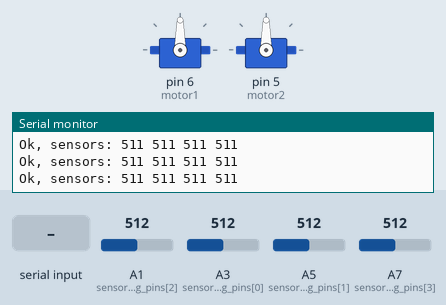
This sketch was run on a simulated Arduino Nano, built with avr-gcc and run on an emulated ATmega328P. Shown: 2 × servo, the last lines printed to the serial monitor. The test bench sets the inputs (shaded band); at power-on: A1 (sensor_analog_pins[2]) = 512, A3 (sensor_analog_pins[0]) = 512, A5 (sensor_analog_pins[1]) = 512, A7 (sensor_analog_pins[3]) = 512.

Above: at 1.2 s.
1.3 s: "ANGLES\n" received over Serial
At 1.7 s:
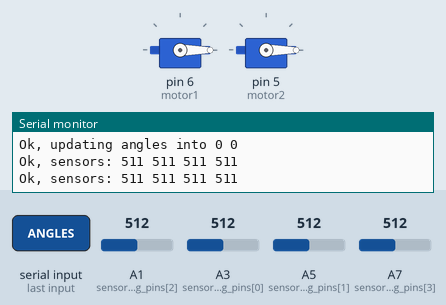
2.8 s: "REPORT\n" received over Serial
4.3 s: "90 45\n" received over Serial
5.8 s: "ANGLES\n" received over Serial
At 6.3 s:
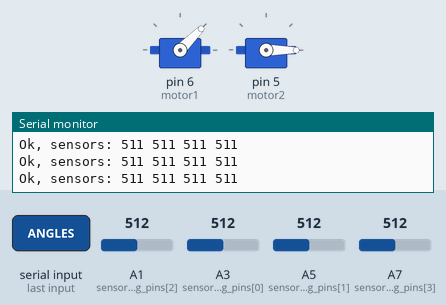
Timing chart, 0 to 8.3 s (numbered marks = the images above; inputs shaded):
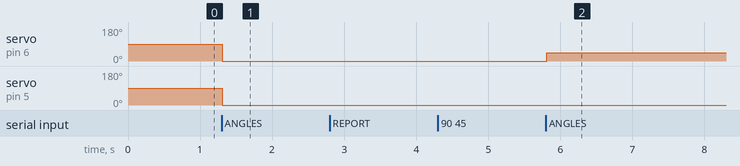

The sketch:

new_big_white_arm_final.ino
```cpp
#include <Servo.h>

// sensor variables
const int sensor_count = 4;
// back is right
// forward is back
int sensor_analog_pins[sensor_count] = {A3, A5, A1, A7};

double max_sensor_vals_report_hz = 5; // frequency of sensor reports to python per second
long max_sensor_vals_report_period = 1000 / max_sensor_vals_report_hz; // in milliseconds
long previous_report_time; // in milliseconds
String report = "";

// servo motors variables
Servo motor1, motor2;
long angle1 = 90, angle2 = 90;
int Speed = 5; // how many steps to take to reach desired position
float angle1_stepp, angle2_stepp; // temp variables

// serial communication variables
const int arrSize = 10;
String* parts_of_msg = new String[arrSize]; // according to the largest string array we'll need (ex. ANGLES 90 90 90 90 90)

void setup() {
  Serial.begin(9600);
  motor1.attach(6);
  motor2.attach(5);

  motor1.write(angle1);
  motor2.write(angle2);
  Serial.println("Ok, started with angles:" + String(angle1) + " " + String(angle2));
}

void loop() {

  // read sensor values, report if appropriate time
  if(millis() - previous_report_time > max_sensor_vals_report_period){
    previous_report_time = millis();
    report = "Ok, sensors:";
    for(int i=0; i<sensor_count; i++)
      report +=  " " + String(1023 - analogRead(sensor_analog_pins[i]));
    Serial.println(report);
  }

  // receive commands from python
  if(Serial.available()){
    String msg = Serial.readStringUntil('\n');

    getValues(msg);

    if(parts_of_msg[0] == "ANGLES"){ // ANGLES <angle1> <angle2>
      long temp_angle1 = parts_of_msg[1].toInt();
      long temp_angle2 = parts_of_msg[2].toInt();
      go_to_coordinates(temp_angle1, temp_angle2, Speed); // this is to go to a certain coordinate synchronously with tuned speed

      Serial.println("Ok, updating angles into " + String(angle1) + " " + String(angle2));
      Serial.flush();
      return;
    } else if(msg == "REPORT"){ // REPORT
      Serial.println("Ok, angles are " + String(angle1, DEC) + " " + String(angle2));
      Serial.flush();
      return;
    }

    Serial.println("OOF, unknown command " + String(msg));
    Serial.flush();
  }
}


void go_to_coordinates(int m1, int m2, int Speed){

  int another_speed = 10;
  angle1_stepp = (m1 - angle1)/another_speed;
  angle2_stepp = (m2 - angle2)/another_speed;

  for(int i= 0; i < another_speed; i++){
    angle1 += angle1_stepp;
    motor1.write(angle1);

    angle2 += angle2_stepp;
    motor2.write(angle2);

    //delay(30); // 30 or 60 were both good
  }

  angle1 = m1;
  angle2 = m2;

  motor1.write(angle1);
  motor2.write(angle2);

}


unsigned int j = 0;
void getValues(String msg){
    j = 0;
    parts_of_msg[0] = "";
    for (unsigned int i = 0; i < msg.length(); i++) {
        if(j>=arrSize)
          break;
        if(msg[i]==' '){ j += 1; parts_of_msg[j] = ""; }
        else parts_of_msg[j] += msg[i];
    }
}
```

Measured:
- after the input at 1.3 s, servo on pin 6 (motor1), servo on pin 5 (motor2): 90° → 0° at once
- after the input at 5.8 s, servo on pin 6 (motor1): 0° → 45° at once
